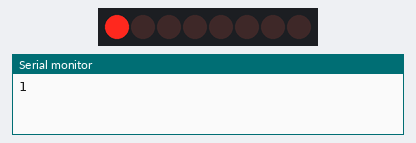
This sketch was run on a simulated Arduino Uno, built with avr-gcc and run on an emulated ATmega328P. Parts: 8 shift-register outputs drawn as a row of LEDs (first output left, lit = HIGH), the last lines printed to the serial monitor. Wiring (inferred from the names in the program): shift register (74HC595): data pin 12; shift clock pin 9; latch pin 11. Wiring (inferred from the signals the program sends): row of LEDs: on Q0, Q1, Q2, Q3, Q4, Q5, Q6, Q7.

Above: at 0.1 s.
At 1.1 s:
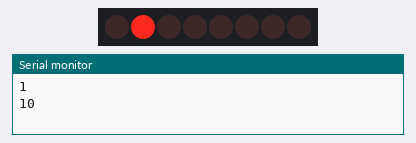
At 2.1 s:
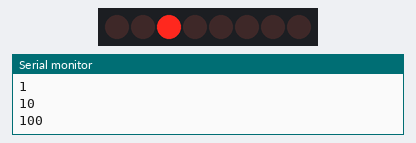
At 3.1 s:
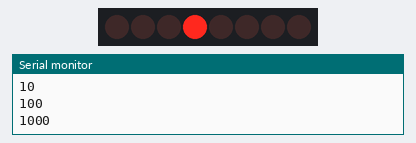
At 5.1 s:
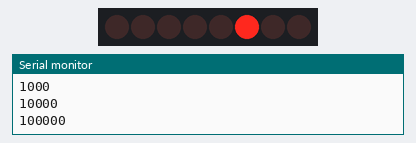
At 7.1 s:
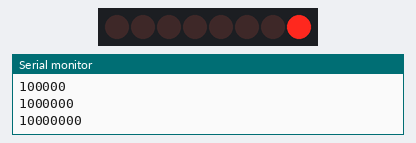
Timing chart, 0 to 9.5 s (numbered marks = the images above):
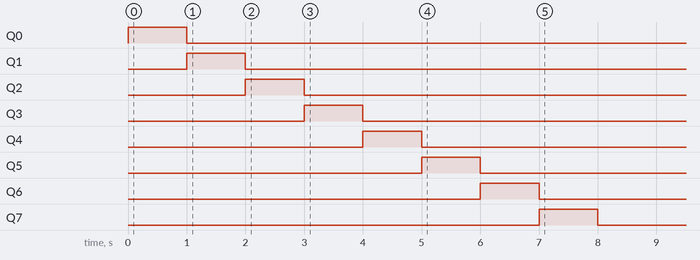

Measured:
- by itself, Q0: LOW → HIGH at 0.00 s, → LOW 1.0 s later
- by itself, Q1: LOW → HIGH at 1.0 s, → LOW 1.0 s later
- by itself, Q2: LOW → HIGH at 2.0 s, → LOW 1.0 s later
- by itself, Q3: LOW → HIGH at 3.0 s, → LOW 1.0 s later
- by itself, Q4: LOW → HIGH at 4.0 s, → LOW 1.0 s later
- by itself, Q5: LOW → HIGH at 5.0 s, → LOW 1.0 s later
- by itself, Q6: LOW → HIGH at 6.0 s, → LOW 1.0 s later
- by itself, Q7: LOW → HIGH at 7.0 s, → LOW 1.0 s later

The sketch:

leftandrightbitshifter.ino
```cpp
int latchPin=11;
int clockPin=9;
int dataPin=12;

byte myByte=0b0000001;


void setup() {
  // put your setup code here, to run once:
  Serial.begin(9600);
  pinMode(latchPin,OUTPUT);
  pinMode(dataPin,OUTPUT);
  pinMode(clockPin,OUTPUT);
}

void loop() {
  // put your main code here, to run repeatedly:
  digitalWrite(latchPin,LOW); //The latch pin needs to be set low to send data
  shiftOut(dataPin,clockPin,MSBFIRST,myByte); //Data pin is just to say that is where data is beign sent, sending data left to right so MSB first sending the data to the LEDs.
  digitalWrite(latchPin,HIGH); //Made high so expecting no more data

  Serial.println(myByte,BIN);
  delay(1000);

  //myByte=myByte/2; //Logical shift right

  myByte=myByte*2; //Logical shift left


}
```
